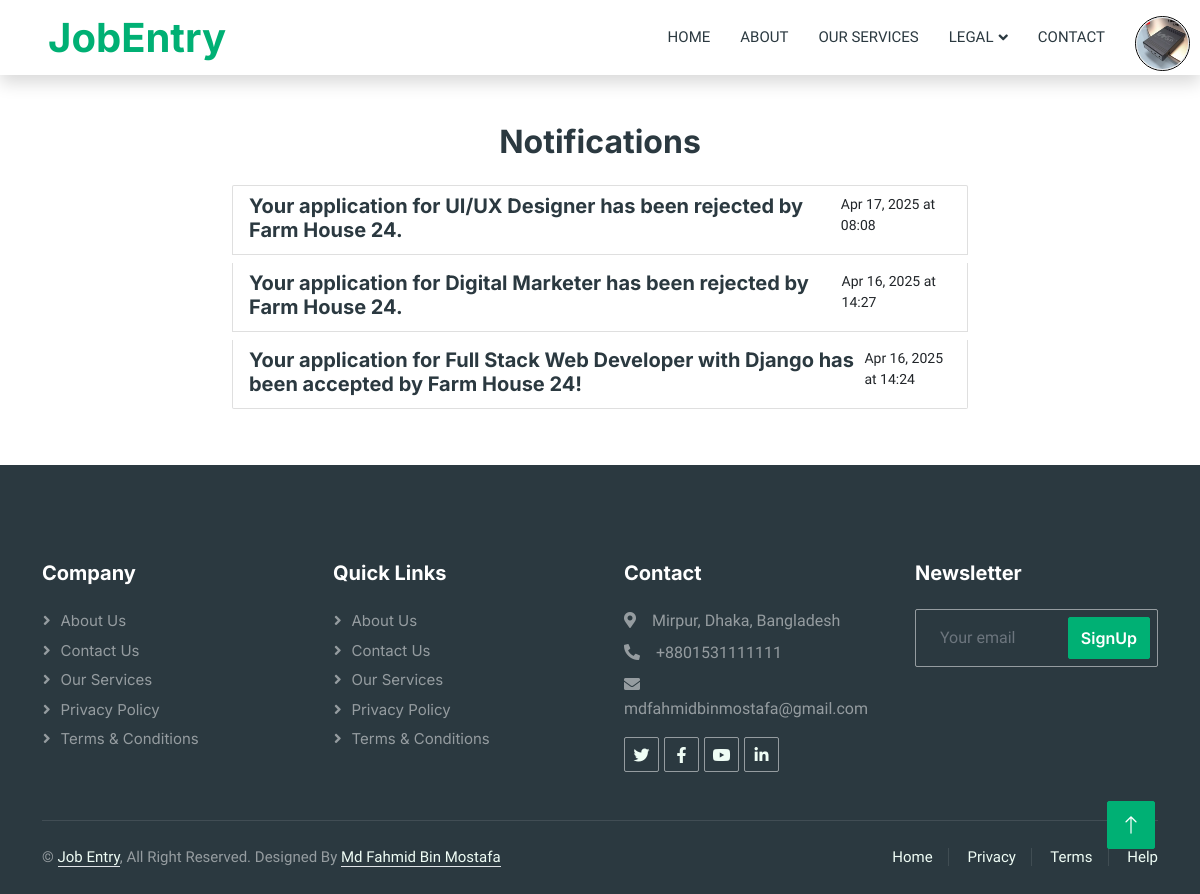
Screenshot of /notifications (signed in) with the database file from the repository.
### jobapp/models.py (models this page shows, shortened)
class CustomUser(AbstractUser):
    USER = ((1, 'Recruiter'),
            (2, 'Applicant'))
    profile_pic = models.ImageField(upload_to='profile_pic', null=True)
    user_type = models.CharField(choices=USER, max_length=20, null=True)
    reset_token = models.CharField(max_length=100, null=True, blank=True)

class Notification(models.Model):
    user = models.ForeignKey(CustomUser, on_delete=models.CASCADE, related_name='notifications')
    message = models.TextField()
    is_read = models.BooleanField(default=False)
    created_at = models.DateTimeField(auto_now_add=True)
    class Meta:
        ordering = ['-created_at']

### jobapp/views.py (the view)
# urls.py: path('notifications', views.view_notifications, name='view_notifications'),
@login_required(login_url='login')
def view_notifications(request):
    if request.user.is_authenticated:
        notifications = Notification.objects.filter(user=request.user)
        return render(request, 'notifications.html', {'notifications': notifications})
    return redirect('login')

### jobapp/views.py (called while the page is built)
def notification_processor(request):
    if request.user.is_authenticated:
        if request.user.user_type == '2':  # Applicant
            unread_count = Notification.objects.filter(user=request.user, is_read=False).count()
            return {'unread_notification_count': unread_count}
    return {'unread_notification_count': 0}

### templates/notifications.html (shortened to what this page needs)
{% extends "base.html" %}
{% block content %}
<div class="container mt-5">
    <h2 class="text-center mb-4">Notifications</h2>
    <div class="row justify-content-center">
        <div class="col-md-8">
            {% if notifications %}
                <div class="list-group">
                    {% for notification in notifications %}
                        <div class="list-group-item list-group-item-action {% if not notification.is_read %}list-group-item-primary{% endif %} mb-2">
                            <div class="d-flex w-100 justify-content-between">
                                <h5 class="mb-1">{{ notification.message }}</h5>
                                <small>{{ notification.created_at|date:"M d, Y" }} at {{ notification.created_at|time:"H:i" }}</small>
                            </div>
                        </div>
                    {% endfor %}
                </div>
            {% else %}
                <div class="alert alert-info text-center">
                    <i class="fa fa-bell-slash mr-2"></i> You don't have any notifications.
                </div>
            {% endif %}
        </div>
    </div>
</div>
{% endblock %}

### templates/navbar.html (shortened to what this page needs)
{% load static %}
<nav class="navbar navbar-expand-lg bg-white navbar-light shadow sticky-top p-0">
    <a href="{% url 'index' %}" class="navbar-brand d-flex align-items-center text-center py-0 px-4 px-lg-5">
        <h1 class="m-0 text-primary">JobEntry</h1>
    </a>
    <div class="collapse navbar-collapse" id="navbarCollapse">
        <div class="navbar-nav ms-auto p-4 p-lg-0">
            <a href="{% url 'index' %}" class="nav-item nav-link {% if request.resolver_match.url_name == 'index' %}active{% endif %}">Home</a>
            <a href="{% url 'about' %}" class="nav-item nav-link {% if request.resolver_match.url_name == 'about' %}active{% endif %}">About</a>
            <a href="{% url 'our_services' %}" class="nav-item nav-link {% if request.resolver_match.url_name == 'our_services' %}active{% endif %}">Our Services</a>
            <div class="nav-item dropdown">
                <a href="#" class="nav-link dropdown-toggle {% if request.resolver_match.url_name in 'privacy_policy terms_conditions' %}active{% endif %}" data-bs-toggle="dropdown">Legal</a>
            </div>
            <a href="{% url 'contact' %}" class="nav-item nav-link {% if request.resolver_match.url_name == 'contact' %}active{% endif %}">Contact</a>
            {% if request.user.is_authenticated %}
                <div class="action position-relative">
                    <div class="profile d-flex align-items-center" onclick="menuToggle();" style="border: 1px solid black; margin-right: 10px; margin-top: 15px;">
                        {% if request.user.user_type == '1' %}
                            {% with recruiter=request.user.recuiter %}
                                {% if recruiter.logo %}
                                    <img src="{{ recruiter.logo.url }}" alt="Company Logo" class="rounded-circle border profile-img">
                                {% else %}
                                    <img src="{% static 'assets/img/default-company-logo.png' %}" alt="Company Logo" class="rounded-circle border profile-img">
                                {% endif %}
                            {% endwith %}
                        {% else %}
                            {% if request.user.profile_pic %}
                                <img src="{{ request.user.profile_pic.url }}" alt="Applicant Image" class="rounded-circle border profile-img">
                            {% else %}
                                <img src="{% static 'assets/img/default-profile.png' %}" alt="Applicant Image" class="rounded-circle border profile-img">
                            {% endif %}
                        {% endif %}
                    </div>
                </div>
            {% else %}
                <a href="{% url 'login' %}" class="nav-item nav-link {% if request.resolver_match.url_name == 'login' %}active{% endif %}">Login/Signup</a>
            {% endif %}
        </div>
    </div>
</nav>

### static/css/style.css (style rules this page uses)
:root { --primary: #00B074; --secondary: #2B9BFF; --light: #EFFDF5; --dark: #2B3940; }
.navbar .dropdown-toggle::after { border: none; content: "\f107"; font-family: "Font Awesome 5 Free"; font-weight: 900; vertical-align: middle; margin-left: 5px; transition: .5s; }
.navbar-dark .navbar-nav .nav-link, .navbar-light .navbar-nav .nav-link { margin-right: 30px; padding: 25px 0; color: #FFFFFF; font-size: 15px; text-transform: uppercase; outline: none; }
.navbar-light .navbar-brand, .navbar-light a.btn { height: 75px; }
.navbar-light .navbar-nav .nav-link { color: var(--dark); font-weight: 500; }
.navbar-light.sticky-top { top: -100px; transition: .5s; }
.action .profile { position: relative; width: 55px; height: 55px; border-radius: 50%; overflow: hidden; cursor: pointer; }
.action .profile img { position: absolute; top: 0; left: 0; width: 100%; height: 100%; object-fit: cover; }

### rows the page displays
CustomUser: user.profile_pic (picture)
Notification: message "Your application for UI/UX Designer has been rejected by Farm House 24.", created_at "Apr 17, 2025", created_at "08:08"
Notification: message "Your application for Digital Marketer has been rejected by Farm House 24.", created_at "Apr 16, 2025", created_at "14:27"
Notification: message "Your application for Full Stack Web Developer with Django has been accepted by Farm House 24!", created_at "Apr 16, 2025", created_at "14:24"
